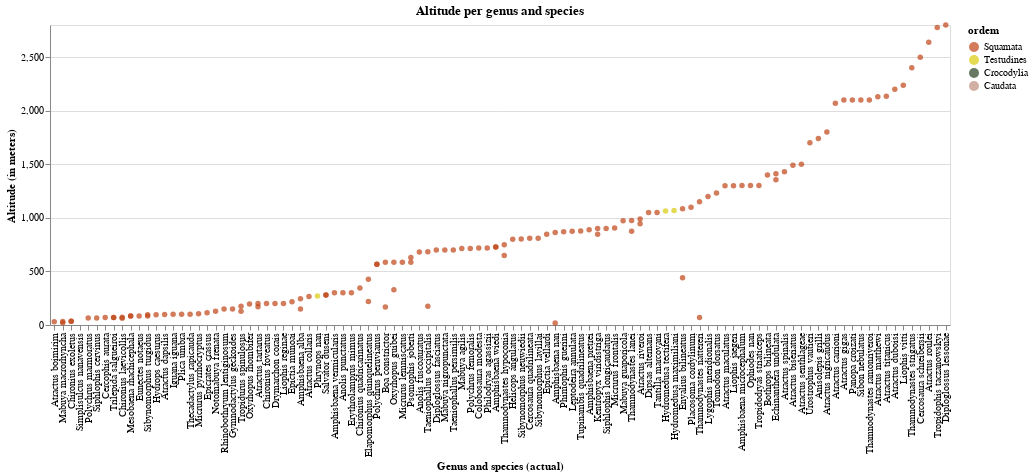

Notebook code for this chart:
### Code cell
# ordering x-axis per mean altitude
temp = alt.Chart(teste[(teste['genero_e_especie_atual'].isin(grupo2)) & (teste['altitude'] != 7468)], title='Altitude per genus and species',
                width=900).mark_circle().encode(
    x = alt.X('genero_e_especie_atual', type='nominal', title='Genus and species (actual)',
             sort=alt.EncodingSortField('altitude', op="max", order="ascending")),
    y = alt.Y('altitude', type='quantitative', title='Altitude (in meters)'),
    color = alt.Color('ordem', scale= alt.Scale(domain=ordens, range=cores)),
    tooltip = alt.Tooltip(['ordem', 'genero_e_especie_atual', 'altitude'])
)

# temp.save('./graphs/altitude/altitude_per_genus_and_species-menor-var.html')
temp

### Figure 1 — Vega-Lite specification as saved in the notebook (floating-point values rounded to 4 significant figures; data arrays with more than 128 entries replaced by an {"elided": "..."} marker saying what was removed)
{"config": {"view": {"continuousWidth": 400, "continuousHeight": 300}}, "data": {"name": "data-ac31be476b0387aeaa1e200e3b5d6745"}, "mark": "circle", "encoding": {"color": {"type": "nominal", "field": "ordem", "scale": {"domain": ["Squamata", "Testudines", "Crocodylia", "Caudata"], "range": ["#BF4417", "#D9CB0B", "#284021", "#BF8D7A"]}}, "tooltip": [{"type": "nominal", "field": "ordem"}, {"type": "nominal", "field": "genero_e_especie_atual"}, {"type": "quantitative", "field": "altitude"}], "x": {"type": "nominal", "field": "genero_e_especie_atual", "sort": {"field": "altitude", "op": "max", "order": "ascending"}, "title": "Genus and species (actual)"}, "y": {"type": "quantitative", "field": "altitude", "title": "Altitude (in meters)"}}, "title": "Altitude per genus and species", "width": 900, "$schema": "https://vega.github.io/schema/vega-lite/v4.8.1.json", "datasets": {"data-ac31be476b0387aeaa1e200e3b5d6745": {"elided": "131 records"}}}
